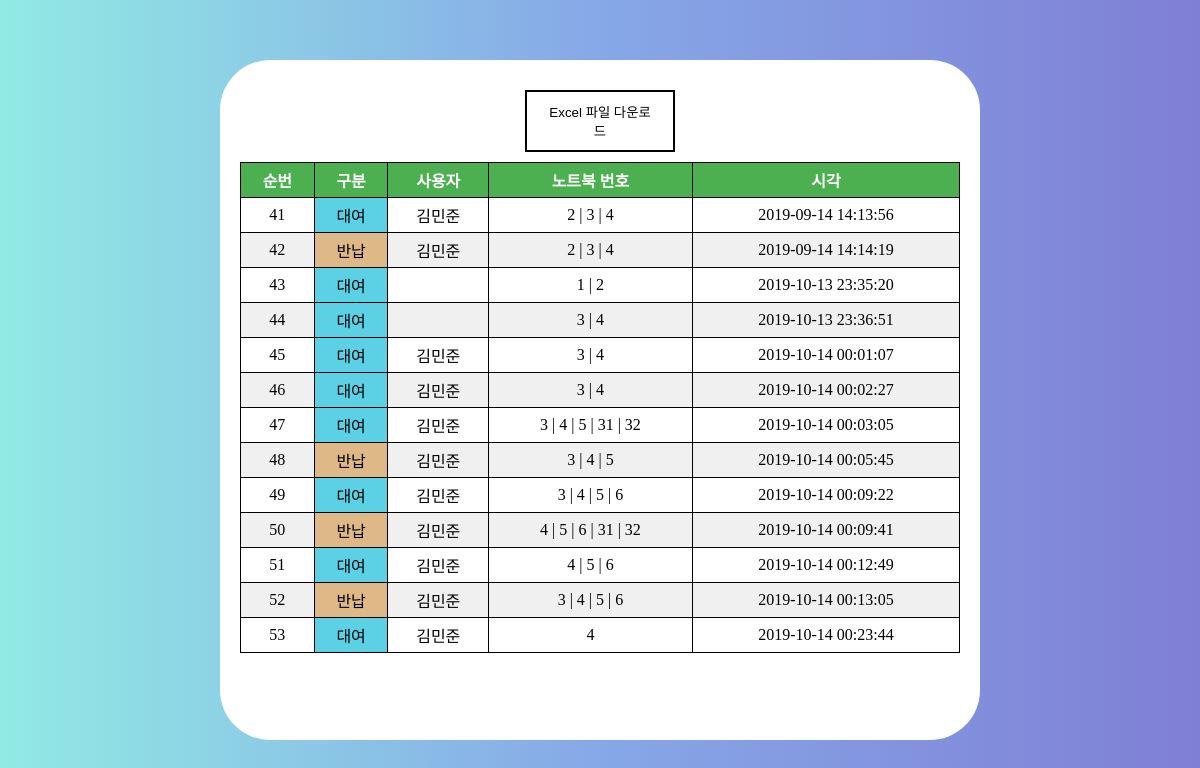
Screenshot of /record.php with the database file from the repository.
### tables this page shows
CREATE TABLE `list` (
  `id` int(4) NOT NULL COMMENT '순번',
  `type` enum('대여','반납') NOT NULL COMMENT '대여 / 반납 여부',
  `user` varchar(10) NOT NULL COMMENT '사용자',
  `laptop` varchar(200) NOT NULL COMMENT '노트북 번호',
  `time` datetime NOT NULL COMMENT '날짜 및 시각'
);

### record.php (the view, shortened to what this page needs)
<!DOCTYPE html>
<html lang="en">
<head>
    <link rel="stylesheet" href="./src/css/style.css">
</head>
<body>
    <main>
        <button id="export">Excel 파일 다운로드</button>
        <table>
            <thead>
                <tr>
                    <th>순번</th>
                    <th>구분</th>
                    <th>사용자</th>
                    <th>노트북 번호</th>
                    <th>시각</th>
                </tr>
            </thead>
            <tbody>
                <?php
                include './connect.php';
                $query = 'SELECT * FROM `list`';
                $result = mysqli_query($conn, $query);
                if (mysqli_num_rows($result) > 0) {
                    while ($row = mysqli_fetch_assoc($result)) {
                        if ($row['type'] == '대여') {
                            echo '<tr><td>' . $row['id'] . '</td><td class="aquamarine">' . $row['type'] . '</td><td>' . $row['user'] . '</td><td>' . $row['laptop'] . '</td><td>' . $row['time'] . '</td></tr>';
                        } else {
                            echo '<tr><td>' . $row['id'] . '</td><td class="burlywood">' . $row['type'] . '</td><td>' . $row['user'] . '</td><td>' . $row['laptop'] . '</td><td>' . $row['time'] . '</td></tr>';
                        }
                    }
                }
                ?>
            </tbody>
        </table>
    </main>
</body>
</html>

### src/css/style.css (style rules this page uses)
html, body { width: 100%; height: 100%; margin: 0; }
body { position: relative; background: #7F7FD5; background: -webkit-linear-gradient(to right, #91EAE4, #86A8E7, #7F7FD5); background: linear-gradient(to right, #91EAE4, #86A8E7, #7F7FD5); }
main { position: absolute; top: 50%; left: 50%; width: 60%; height: 80%; margin: 0; transform: translate(-50%, -50%); text-align: center; background-color: white; border-radius: 50px; padding: 20px; }
button, input[type="submit"] { background-color: white; border: 2px solid black; width: 150px; padding: 10px 20px; margin: 10px; }
table { border-collapse: collapse; width: 100%; }
table, tr, th, td { border: 1px solid black; text-align: center; }
thead { background-color: #4CAF50; color: white; }
tbody tr:nth-child(even) { background-color: #F0F0F0; }
tbody tr:nth-child(odd) { background-color: white; }
th, td { padding: 5px; }
.aquamarine { background-color: #5CD1E5; }
.burlywood { background-color: BurlyWood; }

### rows the page displays
list: id "41", type "대여", user "김민준", laptop "2 | 3 | 4", time "2019-09-14 14:13:56"
list: id "42", type "반납", user "김민준", laptop "2 | 3 | 4", time "2019-09-14 14:14:19"
list: id "43", type "대여", laptop "1 | 2", time "2019-10-13 23:35:20"
list: id "44", type "대여", laptop "3 | 4", time "2019-10-13 23:36:51"
list: id "45", type "대여", user "김민준", laptop "3 | 4", time "2019-10-14 00:01:07"
list: id "46", type "대여", user "김민준", laptop "3 | 4", time "2019-10-14 00:02:27"
list: id "47", type "대여", user "김민준", laptop "3 | 4 | 5 | 31 | 32", time "2019-10-14 00:03:05"
list: id "48", type "반납", user "김민준", laptop "3 | 4 | 5", time "2019-10-14 00:05:45"
list: id "49", type "대여", user "김민준", laptop "3 | 4 | 5 | 6", time "2019-10-14 00:09:22"
list: id "50", type "반납", user "김민준", laptop "4 | 5 | 6 | 31 | 32", time "2019-10-14 00:09:41"
list: id "51", type "대여", user "김민준", laptop "4 | 5 | 6", time "2019-10-14 00:12:49"
list: id "52", type "반납", user "김민준", laptop "3 | 4 | 5 | 6", time "2019-10-14 00:13:05"
list: id "53", type "대여", user "김민준", laptop "4", time "2019-10-14 00:23:44"
